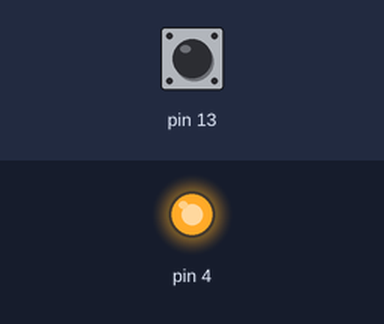
A sketch run on a simulated Arduino Uno, built with avr-gcc and run on an emulated ATmega328P. On the bench: output pins drawn as LEDs (lit = HIGH). Dashed ring = blinking. Inputs (shaded band) come from the test bench; at power-on: pin 13 LOW.

Above: at 1.2 s.
1.3 s: pin 13 pulsed HIGH 5 times (0.12 s each, 0.3 s apart)
At 1.88 s:
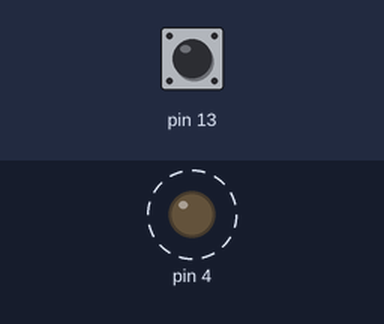
Timing chart, 0 to 4.3 s (numbered marks = the images above; inputs shaded):
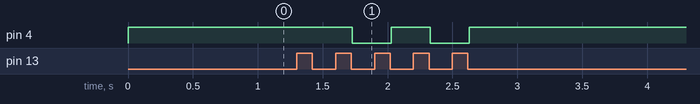

The sketch:

switch.ino
```cpp
int led = 0;

int botao = 0;

void setup()
{
  pinMode(4, OUTPUT);
  pinMode(13, INPUT);
}

void loop()
{
  if (led == 1) {
    digitalWrite(4, LOW);
  } else {
    digitalWrite(4, HIGH);
  }
  while (digitalRead(13) == 1) {
    if (led == 1) {
      led = 0;
    } else {
      led = 1;
    }
  }
  delay(10); // Delay a little bit to improve simulation performance
}
```

Measured:
- after the input at 1.3 s, pin 4: alternates HIGH for 0.30 s and LOW for 0.30 s, 4 changes in all, then stays HIGH, starting after 0.43 s
